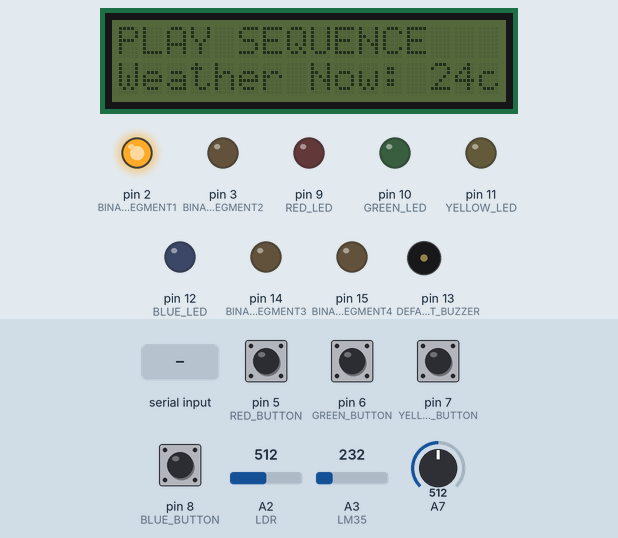
Simulated run of this sketch. Board: Arduino Nano, built with avr-gcc and run on an emulated ATmega328P. On the bench: 16×2 character LCD, output pins drawn as LEDs (lit = HIGH), buzzer (waves = sounding). The inputs (shaded band) are chosen by the test bench; at power-on: pin 5 (RED_BUTTON), pin 6 (GREEN_BUTTON), pin 7 (YELLOW_BUTTON), pin 8 (BLUE_BUTTON) HIGH, A2 (LDR) = 512, A3 (LM35) = 232, A7 = 512. Random numbers use the default seed unless the sketch sets one; what the sketch prints to the serial monitor is not drawn.

Above: at 2.4 s.
2.5 s: pin 6 (GREEN_BUTTON) pulled LOW for 0.15 s
At 4.4 s:
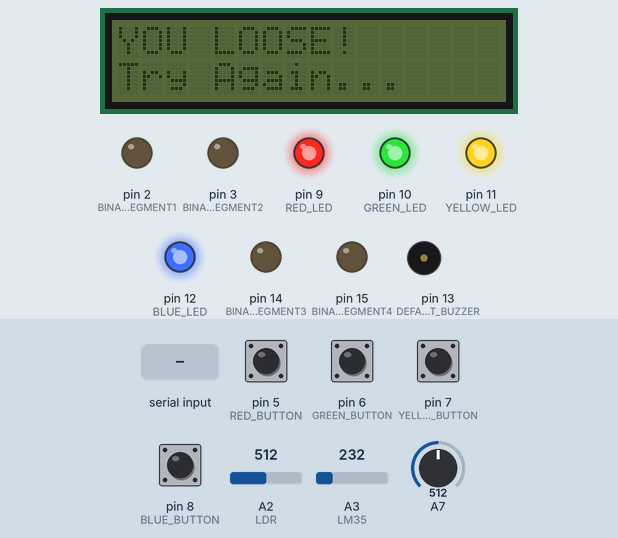
5.1 s: "R" received over Serial
8.1 s: "Y" received over Serial
At 10.5 s:
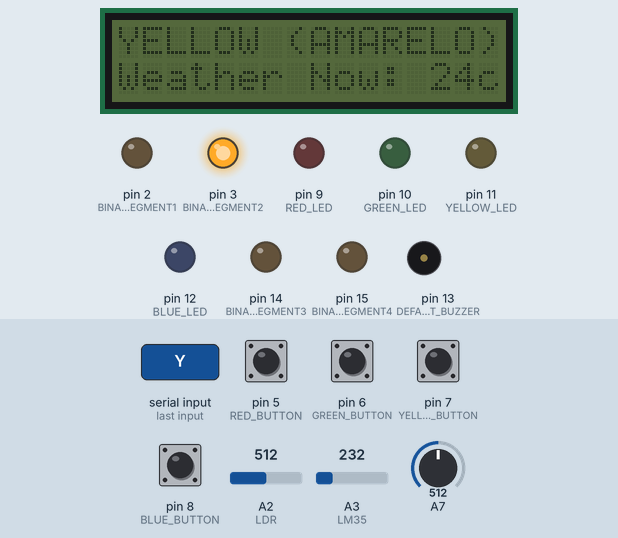
11.0 s: A2 (LDR) set to 494
At 13.7 s:
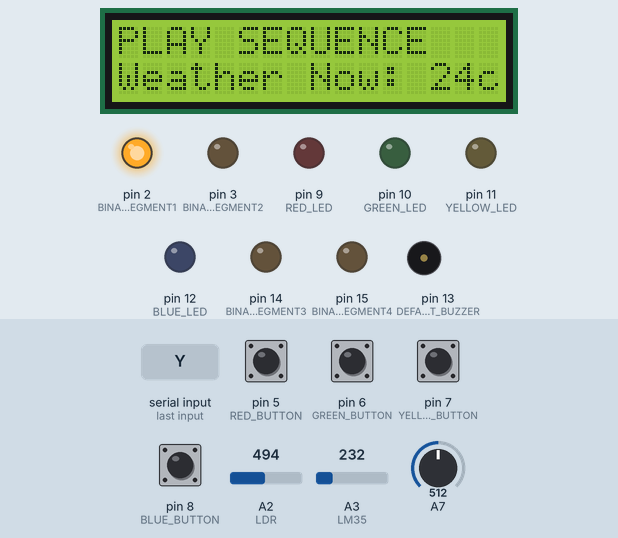
14.0 s: pin 7 (YELLOW_BUTTON) pulled LOW for 0.15 s
At 15.9 s:
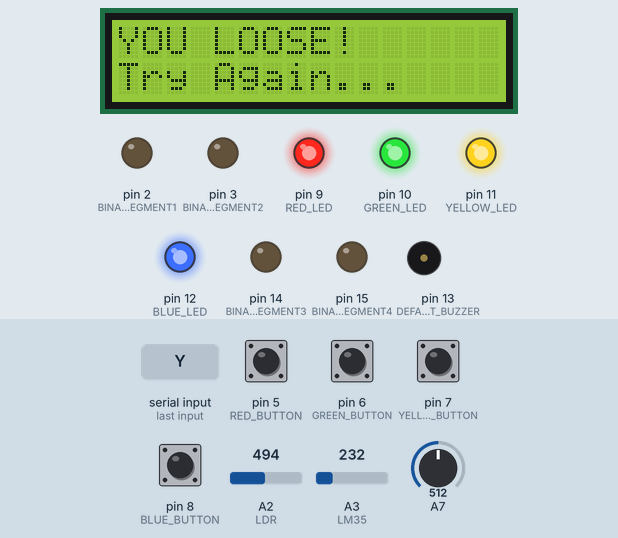
16.6 s: "B" received over Serial
At 18.7 s:
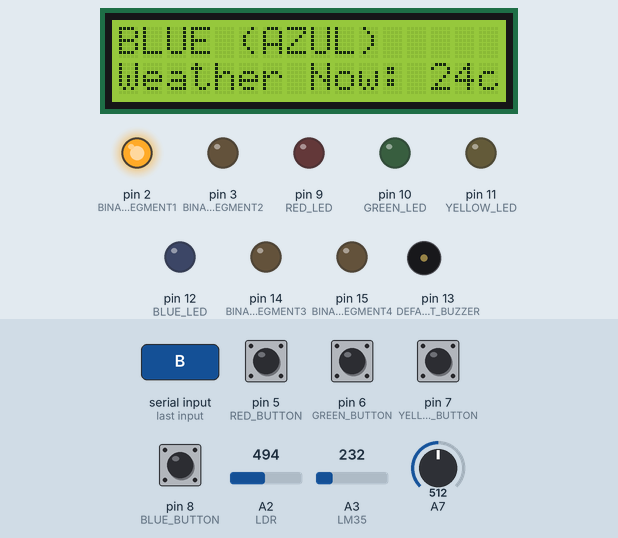
Timing chart, 0 to 20.6 s (numbered marks = the images above; inputs shaded):
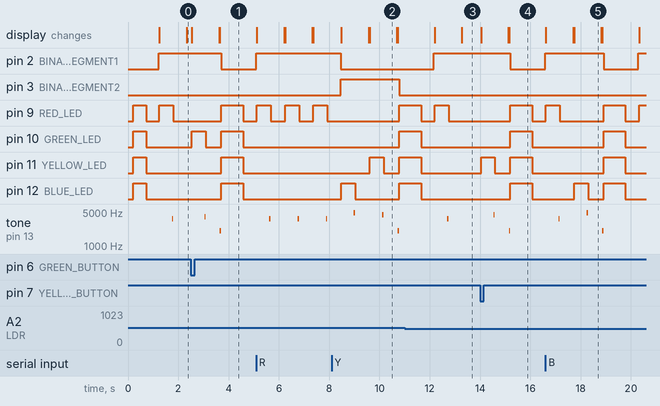

Measured:
- the behaviour switches between 512 and 511 on A2 (LDR) (found by bisection; images 2 and 3)
- after the input at 2.5 s, pin 2 (BINARY_SEGMENT1): HIGH → LOW after 1.2 s, → HIGH 1.4 s later; pin 9 (RED_LED): LOW → HIGH after 1.2 s, → LOW 0.87 s later
- after the input at 8.1 s, pin 9 (RED_LED), pin 10 (GREEN_LED): LOW → HIGH after 2.7 s; pin 11 (YELLOW_LED): LOW → HIGH after 1.5 s, → LOW 0.55 s later, → HIGH 0.62 s later
- after the input at 14.0 s, pin 2 (BINARY_SEGMENT1): HIGH → LOW after 1.2 s, → HIGH 1.4 s later; pin 9 (RED_LED): LOW → HIGH after 1.2 s, → LOW 0.87 s later
- after the input at 16.6 s, pin 2 (BINARY_SEGMENT1): HIGH → LOW after 2.3 s, → HIGH 1.4 s later; pin 10 (GREEN_LED), pin 11 (YELLOW_LED): LOW → HIGH after 2.3 s, → LOW 0.87 s later; pin 12 (BLUE_LED): LOW → HIGH after 1.1 s, → LOW 0.55 s later, → HIGH 0.62 s later, → LOW 0.87 s later
- what the display in image 2 shows lasts 1.1 s, from 9.6 s to 10.7 s

The sketch:

GENIUS.ino
```cpp
#include <LiquidCrystal_I2C.h>
#include <IRremote.h>

LiquidCrystal_I2C lcd(0x20, 2, 1, 0, 4, 5, 6, 7, 3, POSITIVE);

#define BINARY_SEGMENT1 2
#define BINARY_SEGMENT2 3
#define BINARY_SEGMENT3 14
#define BINARY_SEGMENT4 15

#define RECV_PIN 4

#define RED_BUTTON 5
#define GREEN_BUTTON 6
#define YELLOW_BUTTON 7
#define BLUE_BUTTON 8

#define RED_LED 9
#define GREEN_LED 10
#define YELLOW_LED 11
#define BLUE_LED 12

#define DEFAULT_BUZZER 13

#define LDR 16
#define LM35 17

IRrecv irrecv(RECV_PIN);
decode_results results;

const int MAX_SEQUENCE = 9;
const int HOLD_ON = 500;
const int UNDEFINIED = -1;

float weatherNow;

int gameSet[MAX_SEQUENCE];
int roundPlayer;
int rightAnswer;

enum statusGame {
  READY_TO_PLAY
, WAITING_RESPONSE
, YOU_WIN
, GAME_OVER
};

void setDisplayMessage(String line1, String line2) {
  line1 = (line1=="")?"WELCOME GAMER":line1;
  line2 = (line2=="")?"Weather Now: " + String((int) weatherNow) + "c":line2;

  Serial.println(line1);
  Serial.println(line2);

  lcd.clear();

  lcd.setCursor(0, 0);
  lcd.print(line1);
  lcd.setCursor(0, 1);
  lcd.print(line2);
}

void setDisplaySegment(int number) {
  Serial.println(number);

  switch (number) {
    case 0:
      digitalWrite(BINARY_SEGMENT1, LOW);
      digitalWrite(BINARY_SEGMENT2, LOW);
      digitalWrite(BINARY_SEGMENT3, LOW);
      digitalWrite(BINARY_SEGMENT4, LOW);

      break;
    case 1:
      digitalWrite(BINARY_SEGMENT1, HIGH);
      digitalWrite(BINARY_SEGMENT2, LOW);
      digitalWrite(BINARY_SEGMENT3, LOW);
      digitalWrite(BINARY_SEGMENT4, LOW);

      break;
    case 2:
      digitalWrite(BINARY_SEGMENT1, LOW);
      digitalWrite(BINARY_SEGMENT2, HIGH);
      digitalWrite(BINARY_SEGMENT3, LOW);
      digitalWrite(BINARY_SEGMENT4, LOW);

      break;
    case 3:
      digitalWrite(BINARY_SEGMENT1, HIGH);
      digitalWrite(BINARY_SEGMENT2, HIGH);
      digitalWrite(BINARY_SEGMENT3, LOW);
      digitalWrite(BINARY_SEGMENT4, LOW);

      break;
    case 4:
      digitalWrite(BINARY_SEGMENT1, LOW);
      digitalWrite(BINARY_SEGMENT2, LOW);
      digitalWrite(BINARY_SEGMENT3, HIGH);
      digitalWrite(BINARY_SEGMENT4, LOW);

      break;
    case 5:
      digitalWrite(BINARY_SEGMENT1, HIGH);
      digitalWrite(BINARY_SEGMENT2, LOW);
      digitalWrite(BINARY_SEGMENT3, HIGH);
      digitalWrite(BINARY_SEGMENT4, LOW);

      break;
    case 6:
      digitalWrite(BINARY_SEGMENT1, LOW);
      digitalWrite(BINARY_SEGMENT2, HIGH);
      digitalWrite(BINARY_SEGMENT3, HIGH);
      digitalWrite(BINARY_SEGMENT4, LOW);

      break;
    case 7:
      digitalWrite(BINARY_SEGMENT1, HIGH);
      digitalWrite(BINARY_SEGMENT2, HIGH);
      digitalWrite(BINARY_SEGMENT3, HIGH);
      digitalWrite(BINARY_SEGMENT4, LOW);

      break;
    case 8:
      digitalWrite(BINARY_SEGMENT1, LOW);
      digitalWrite(BINARY_SEGMENT2, LOW);
      digitalWrite(BINARY_SEGMENT3, LOW);
      digitalWrite(BINARY_SEGMENT4, HIGH);

      break;
    case 9:
      digitalWrite(BINARY_SEGMENT1, HIGH);
      digitalWrite(BINARY_SEGMENT2, LOW);
      digitalWrite(BINARY_SEGMENT3, LOW);
      digitalWrite(BINARY_SEGMENT4, HIGH);

      break;
  }
}

void setColorMessage(int ledPort) {
  switch (ledPort) {
    case RED_LED:
      setDisplayMessage("RED (VERMELHO)","");

      break;
    case GREEN_LED:
      setDisplayMessage("GREEN (VERDE)","");

      break;
    case YELLOW_LED:
      setDisplayMessage("YELLOW (AMARELO)","");

      break;
    case BLUE_LED:
      setDisplayMessage("BLUE (AZUL)","");

      break;
  }
}

void setPlayTone(int frequence, int duration) {
  tone(DEFAULT_BUZZER, frequence, duration);

  delay(HOLD_ON / 10);

  noTone(DEFAULT_BUZZER);
}

void setFlashLight(int ledPort, int waitingTime) {
  digitalWrite(ledPort, HIGH);
  delay(waitingTime);

  setPlayTone(ledPort * 400, HOLD_ON);

  digitalWrite(ledPort, LOW);
  delay(waitingTime);
}

int getButtonPressed() {
  char keyPress = Serial.read();
  String remoteControl;

  if (irrecv.decode(&results)) {
    remoteControl = String(results.value, HEX);

    delay(HOLD_ON / 2);

    irrecv.resume();
  }

  if (digitalRead(RED_BUTTON) == LOW || keyPress == 'R' || remoteControl == "e0e036c9") {
    setColorMessage(RED_LED);
    setFlashLight(RED_LED, HOLD_ON);
    setDisplayMessage("NEXT COLOR","");

    return RED_LED;
  }

  if (digitalRead(GREEN_BUTTON) == LOW || keyPress == 'G' || remoteControl == "e0e028d7") {
    setColorMessage(GREEN_LED);
    setFlashLight(GREEN_LED, HOLD_ON);
    setDisplayMessage("NEXT COLOR","");

    return GREEN_LED;
  }

  if (digitalRead(YELLOW_BUTTON) == LOW || keyPress == 'Y' || remoteControl == "e0e0a857") {
    setColorMessage(YELLOW_LED);
    setFlashLight(YELLOW_LED, HOLD_ON);
    setDisplayMessage("NEXT COLOR","");

    return YELLOW_LED;
  }

  if (digitalRead(BLUE_BUTTON) == LOW || keyPress == 'B' || remoteControl == "e0e06897") {
    setColorMessage(BLUE_LED);
    setFlashLight(BLUE_LED, HOLD_ON);
    setDisplayMessage("NEXT COLOR","");

    return BLUE_LED;
  }

  return UNDEFINIED;
}

void playRoundSequence() {
  for (int i = 0; i < roundPlayer; i++) {
    setDisplaySegment(i+1);
    setColorMessage(gameSet[i]);
    setFlashLight(gameSet[i], HOLD_ON);
    setDisplayMessage("PLAY SEQUENCE","");
  }
}

void setRoundPlayer() {
  roundPlayer++;
  rightAnswer = 0;

  if (roundPlayer <= MAX_SEQUENCE) {
    playRoundSequence();
  }
}

void setRightAnswer() {
  int answer = getButtonPressed();

  if (answer == UNDEFINIED) {
    return;
  }

  if (answer == gameSet[rightAnswer]) {
    rightAnswer++;
  } else {
    roundPlayer = MAX_SEQUENCE + 2;
  }
}

int getStatusGame() {
  if (roundPlayer <= MAX_SEQUENCE) {
    if (rightAnswer == roundPlayer) {
      return READY_TO_PLAY;
    } else {
      return WAITING_RESPONSE;
    }
  } else if (roundPlayer == MAX_SEQUENCE + 1) {
    return YOU_WIN;
  } else {
    return GAME_OVER;
  }
}

void welcome() {
  digitalWrite(RED_LED, HIGH);
  digitalWrite(GREEN_LED, HIGH);
  digitalWrite(YELLOW_LED, HIGH);
  digitalWrite(BLUE_LED, HIGH);

  delay(HOLD_ON);

  digitalWrite(RED_LED, LOW);
  digitalWrite(GREEN_LED, LOW);
  digitalWrite(YELLOW_LED, LOW);
  digitalWrite(BLUE_LED, LOW);

  delay(HOLD_ON);
}

void newGame() {
  for(int i = 0; i < 1024; i++) {
    weatherNow = weatherNow + analogRead(LM35);
  }

  weatherNow = weatherNow / 1024;
  weatherNow = weatherNow * (1.1 / 1024);
  weatherNow = weatherNow * 100;

  roundPlayer = 0;
  rightAnswer = 0;

  randomSeed(analogRead(A7));

  for (int i = 0; i < MAX_SEQUENCE; i++) {
    gameSet[i] = random(RED_LED, BLUE_LED + 1);
  }

  welcome();
}

void congratulation() {
  setDisplayMessage("YOU WIN","Congratulations!");

  for (int i = 0; i < MAX_SEQUENCE + 1; i++) {
    setFlashLight(gameSet[i], 200);

    setDisplaySegment(MAX_SEQUENCE);
  }

  newGame();
}

void fail() {
  setDisplayMessage("YOU LOOSE!","Try Again...");

  setPlayTone(2048, HOLD_ON);

  digitalWrite(RED_LED, HIGH);
  digitalWrite(GREEN_LED, HIGH);
  digitalWrite(YELLOW_LED, HIGH);
  digitalWrite(BLUE_LED, HIGH);

  setDisplaySegment(0);

  delay(HOLD_ON / 2);

  newGame();
}

void setup() {
  Serial.begin(9600);

  analogReference(INTERNAL);

  pinMode(RED_BUTTON, INPUT_PULLUP);
  pinMode(GREEN_BUTTON, INPUT_PULLUP);
  pinMode(YELLOW_BUTTON, INPUT_PULLUP);
  pinMode(BLUE_BUTTON, INPUT_PULLUP);

  pinMode(RED_LED, OUTPUT);
  pinMode(GREEN_LED, OUTPUT);
  pinMode(YELLOW_LED, OUTPUT);
  pinMode(BLUE_LED, OUTPUT);

  pinMode(BINARY_SEGMENT1, OUTPUT);
  pinMode(BINARY_SEGMENT2, OUTPUT);
  pinMode(BINARY_SEGMENT3, OUTPUT);
  pinMode(BINARY_SEGMENT4, OUTPUT);

  pinMode(DEFAULT_BUZZER, OUTPUT);

  lcd.begin (16, 2);
  irrecv.enableIRIn();

  setDisplayMessage("WELCOME GAMER","decade.com.br");

  newGame();
}

void loop() {
  if (map(analogRead(LDR), 0, 1023, 0, 100) < 50) {
    lcd.setBacklight(HIGH);
  } else {
    lcd.setBacklight(LOW);
  }

  switch (getStatusGame()) {
    case READY_TO_PLAY:
      setRoundPlayer();
      break;
    case WAITING_RESPONSE:
      setRightAnswer();
      break;
    case YOU_WIN:
      congratulation();
      break;
    case GAME_OVER:
      fail();
      break;
  }

  delay(HOLD_ON / 50);
}
```
